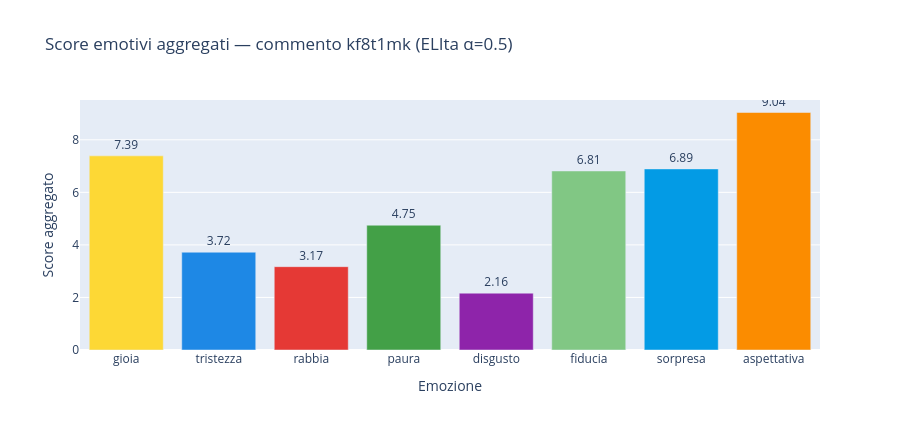

This figure's notebook cell:
### Markdown cell above
## Barchart: score per emozione

### Code cell
if not lemmi_usati:
    print('Nessun lemma utile trovato.')
else:
    bar_colors = [EMOTION_COLORS[e] for e in BASIC_EMOTIONS]
    fig = go.Figure(go.Bar(
        x=BASIC_EMOTIONS,
        y=[totals[e] for e in BASIC_EMOTIONS],
        marker_color=bar_colors,
        text=[f'{totals[e]:.2f}' for e in BASIC_EMOTIONS],
        textposition='outside'
    ))
    fig.update_layout(
        title=f'Score emotivi aggregati — commento {CID} (ELIta α=0.5)',
        xaxis_title='Emozione',
        yaxis_title='Score aggregato',
        height=430
    )
    fig.show()

    print(f'\nLemmi usati ({len(lemmi_usati)}): {lemmi_usati}')
    print(f'Emozione dominante: {dom_tot.upper()} (score: {totals[dom_tot]:.3f})')

### Figure 1 — Plotly figure (JSON) as saved in the notebook; plotly's stock layout.template omitted (floating-point values rounded to 4 significant figures)
{"data": [{"marker": {"color": ["#FDD835", "#1E88E5", "#E53935", "#43A047", "#8E24AA", "#81C784", "#039BE5", "#FB8C00"]}, "text": ["7.39", "3.72", "3.17", "4.75", "2.16", "6.81", "6.89", "9.04"], "textposition": "outside", "x": ["gioia", "tristezza", "rabbia", "paura", "disgusto", "fiducia", "sorpresa", "aspettativa"], "y": [7.389, 3.722, 3.172, 4.749, 2.163, 6.814, 6.892, 9.039], "type": "bar"}], "layout": {"title": {"text": "Score emotivi aggregati — commento kf8t1mk (ELIta α=0.5)"}, "xaxis": {"title": {"text": "Emozione"}}, "yaxis": {"title": {"text": "Score aggregato"}}, "height": 430}}
